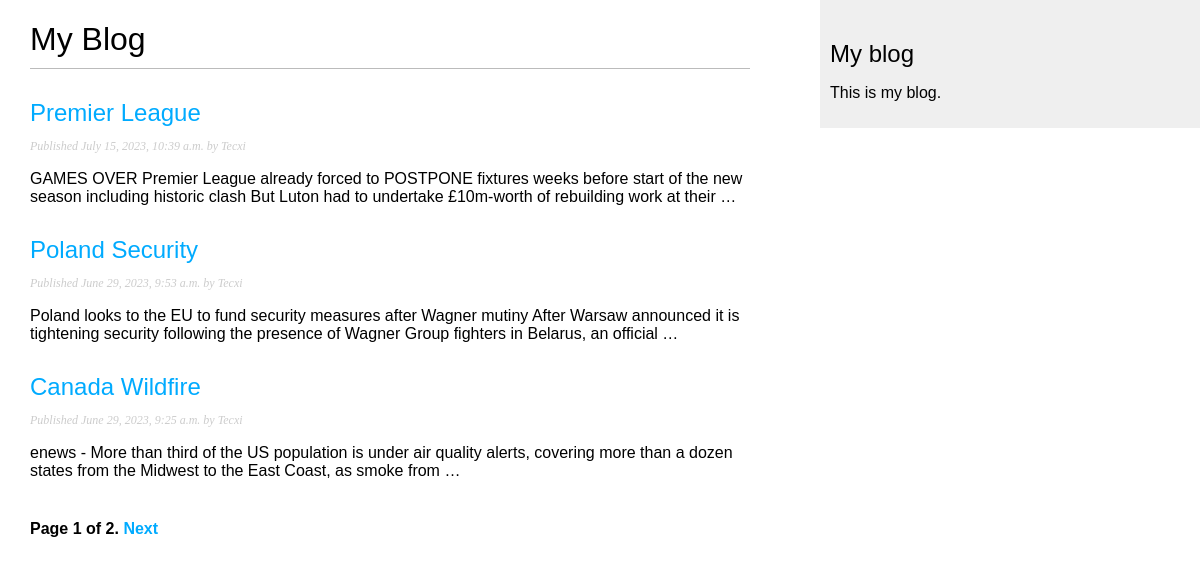
Screenshot of /blog/ with the database file from the repository.
### blog/models.py (models this page shows, shortened)
class Post(models.Model):
    class Status(models.TextChoices):
        DRAFT = 'DF', 'Draft'
        PUBLISHED = 'PB', 'Published'
    title = models.CharField(max_length=250)
    slug = models.CharField(max_length=250,
                         unique_for_date='publish')
    author = models.ForeignKey(User,
                               on_delete=models.CASCADE,
                               related_name='blog_posts')
    body = models.TextField()
    publish = models.DateTimeField(default=timezone.now)
    created = models.DateTimeField(auto_now_add=True)
    updated = models.DateTimeField(auto_now=True)
    status = models.CharField(max_length=2,
                              choices=Status.choices,
                              default=Status.DRAFT)
    objects = models.Manager()
    published = PublishedManager()
    class Meta:
        ordering = ['-publish']
        indexes = [
            models.Index(fields=['-publish'])
        ]
    def get_absolute_url(self):
        return reverse("blog:post_detail",
                       args=[self.publish.year,
                             self.publish.month,
                             self.publish.day,
                             self.slug])

### blog/views.py (the view)
# urls.py: path('', views.PostListView.as_view(), name='post_list'),
class PostListView(ListView):
    queryset = Post.published.all()
    context_object_name = 'posts'
    paginate_by = 3
    template_name = 'blog/post/list.html'

### blog/templates/blog/post/list.html (shortened to what this page needs)
{% extends "blog/base.html" %}
{% block content %}
  <h1>My Blog</h1>
  {% for post in posts %}
    <h2>
      <a href="{{ post.get_absolute_url }}">
        {{ post.title }}
      </a>
    </h2>
    <p class="date">
      Published {{ post.publish }} by {{ post.author }}
    </p>
    {{ post.body|truncatewords:30|linebreaks }}
  {% endfor %}
  {% include "pagination.html" with page=page_obj %}
{% endblock %}

### blog/static/css/blog.css (style rules this page uses)
body { margin:0; padding:0; font-family:helvetica, sans-serif; }
a { color:#00abff; text-decoration:none; }
h1 { font-weight:normal; border-bottom:1px solid #bbb; padding:0 0 10px 0; }
h2 { font-weight:normal; margin:30px 0 0; }
p.date { color:#ccc; font-family: georgia, serif; font-size: 12px; font-style: italic; }

### rows the page displays
Post: title "Premier League", publish "July 15, 2023, 10:39 a.m.", author "Tecxi", body "GAMES OVER Premier League already forced to POSTPONE fixtures weeks before start of the new season including historic clash But Luton had to undertake £10m-worth of rebuilding work at their …"
Post: title "Poland Security", publish "June 29, 2023, 9:53 a.m.", author "Tecxi", body "Poland looks to the EU to fund security measures after Wagner mutiny After Warsaw announced it is tightening security following the presence of Wagner Group fighters in Belarus, an official …"
Post: title "Canada Wildfire", publish "June 29, 2023, 9:25 a.m.", author "Tecxi", body "enews - More than third of the US population is under air quality alerts, covering more than a dozen states from the Midwest to the East Coast, as smoke from …"

### other values shown
{{ page.number }} "1"
{{ page.paginator.num_pages }} "2"
